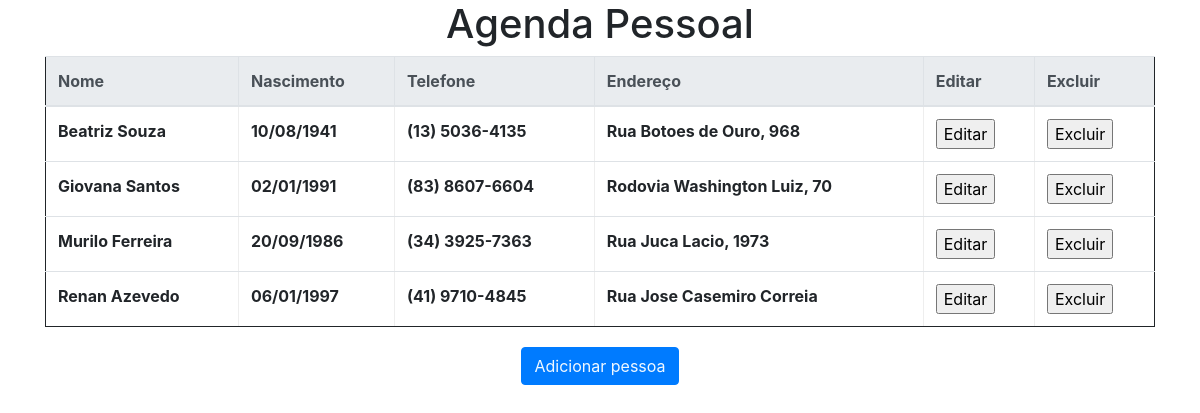
The page / on the database its author committed.
### tables this page shows
CREATE TABLE pessoa (
  id int(11) NOT NULL AUTO_INCREMENT,
  nome varchar(25) NOT NULL,
  nascimento date NOT NULL,
  endereco varchar(99) NOT NULL,
  telefone varchar(15) NOT NULL,
  PRIMARY KEY (id)
);

### conexao.php (called while the page is built, shortened)
<?php
function abrirBanco() {
    $conexao = new mysqli("localhost", "root", "", "agenda");
    return $conexao;
}
    function selectAllPessoa() {
        $banco = abrirBanco();
        $sql = "SELECT * FROM pessoa ORDER BY nome";
        $resultado = $banco->query($sql);
        while($row = mysqli_fetch_array($resultado)) {
            $grupo[] = $row;
        }
        return $grupo;
    }
?>

### index.php (the view, shortened to what this page needs)
<!DOCTYPE html>
<?php include("conexao.php");
    $grupo = selectAllPessoa();
?>
<html lang="pt-br">
<head>
    <link rel="stylesheet" href="https://stackpath.bootstrapcdn.com/bootstrap/4.2.1/css/bootstrap.min.css">
    <link rel="stylesheet" type="text/css" href="css/style.css">
</head>
<div class="container">
    <body>
     <div class="posicionarCabecalho">
          <h1>Agenda Pessoal</h1>
      </div>
      <table border="1" class="table">
          <thead class="thead-light">
              <tr>
                  <th>Nome</th>
                  <th>Nascimento</th>
                  <th>Telefone</th>
                  <th>Endereço</th>
                  <th>Editar</th>
                  <th>Excluir</th>
              </tr>
          </thead>
          <tbody>
             <?php
                foreach($grupo as $pessoa) { ?>
                   <tr>
                      <th><?=$pessoa["nome"]?></th>
                      <th><?=formatoData($pessoa["nascimento"])?></th>
                      <th><?=$pessoa["telefone"]?></th>
                      <th><?=$pessoa["endereco"]?></th>
                      <th>
                          <form name="alterar" action="alterar.php" method="post">
                              <input type="submit" name="editar" value="Editar">
                          </form>
                      </th>
                      <th>
                          <form name="excluir" action="conexao.php" method="post">
                              <input type="submit" name="excluit" value="Excluir">
                          </form>
                      </th>
                  </tr>
                <?php }
              ?>
          </tbody>
     </table>
      <div class="text-center">
           <button type="button" class="btn btn-primary"><a href="inserir.php">Adicionar pessoa</a></button>
      </div>
       <?php
            function formatoData($data) {
                $array = explode("-", $data);
                $novaData = $array[2]."/".$array[1]."/".$array[0];
                return $novaData;
            }
        ?>
    </body>
</div>
</html>

### css/style.css (style rules this page uses)
.table { border: 1px solid; margin: auto; margin-bottom: 20px; }
.posicionarCabecalho { text-align: center; }
a { color: aliceblue; }
a:link { text-decoration:none; }

### rows shown on the page
pessoa: nome "Beatriz Souza", nascimento "10/08/1941", telefone "(13) 5036-4135", endereco "Rua Botoes de Ouro, 968"
pessoa: nome "Giovana Santos", nascimento "02/01/1991", telefone "(83) 8607-6604", endereco "Rodovia Washington Luiz, 70"
pessoa: nome "Murilo Ferreira", nascimento "20/09/1986", telefone "(34) 3925-7363", endereco "Rua Juca Lacio, 1973"
pessoa: nome "Renan Azevedo", nascimento "06/01/1997", telefone "(41) 9710-4845", endereco "Rua Jose Casemiro Correia"
